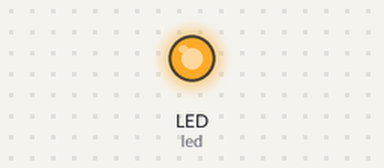
The program below on a simulated CircuitPython board. Shown: output pins drawn as LEDs (lit = HIGH). Values from a settings file that is not in the repository are placeholders; what the program prints to the serial console is not drawn.

Above: at 4.0 s.
At 9.0 s:
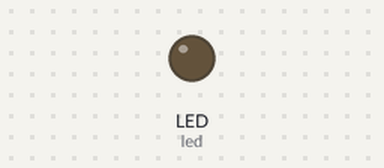
Timing chart, 0 to 14.5 s (numbered marks = the images above):
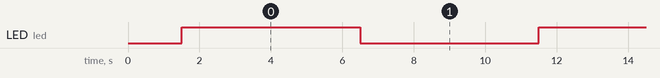

The program:

server_reproducer.py
```python
# Write your code here :-)
import asyncio
import time

import adafruit_requests
import board
import digitalio
import socketpool
import wifi
from adafruit_httpserver import HTTPResponse, HTTPServer

try:
    from secrets import secrets
except ImportError:
    print("WiFi secrets are kept in secrets.py, please add them there!")
    raise

# Wifi Stuff
TEXT_URL = "http://wifitest.adafruit.com/testwifi/index.html"

pool = socketpool.SocketPool(wifi.radio)
server = HTTPServer(pool)
requests = adafruit_requests.Session(pool, None)

try:
    wifi.radio.connect(secrets["ssid"], secrets["password"])
except Exception as e:
    print(f"Error: {e}")

# LED Stuff
led = digitalio.DigitalInOut(board.LED)
led.direction = digitalio.Direction.OUTPUT


@server.route("/")
def base(request):
    return HTTPResponse(filename="/index.html")


def blink_led():
    counter = 0
    while True:
        if counter % 3 == 0:
            print(f"\nWe are running! ({counter/3})")
            print(f"My IP:\t{wifi.radio.ipv4_address}")
        led.value = not led.value
        time.sleep(5)
        counter += 1


try:
    server.start(str(wifi.radio.ipv4_address), root="/")
except OSError as e:
    print(f"\nError: {e}")

asyncio.run(blink_led())

while True:
    try:
        server.poll()
    except OSError as e:
        print(f"\nError: {e}")
```

Measured:
- by itself, LED (led): alternates HIGH for 5.0 s and LOW for 5.0 s
